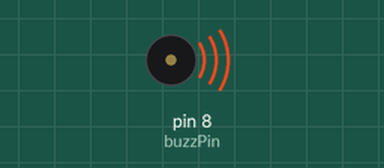
Bench run of a sketch on a simulated Arduino Uno, built with avr-gcc and run on an emulated ATmega328P. Parts: buzzer (waves = sounding).

Above: at 0.1 s.
Timing chart, 0 to 40.0 s (numbered marks = the images above):
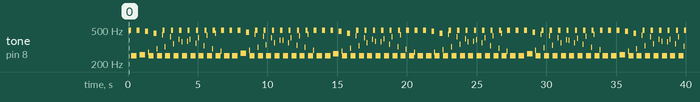

Measured:
- by itself, tone on pin 8 (buzzPin): plays 496 Hz for 0.20 s, 249 Hz for 0.40 s, 496 Hz for 0.20 s, 255 Hz for 0.40 s, 483 Hz for 0.20 s, 275 Hz for 0.04 s … (228 notes in this stretch)

The sketch:

activeBuzzerToneChanging.ino
```cpp
int buzzPin=8;
int dt1=1;
int dt2=2;
int j;

void setup() {
  // put your setup code here, to run once:
  pinMode(buzzPin,OUTPUT);

}

void loop() {
  // put your main code here, to run repeatedly:
  for (j=1;j<=100;j=j+1){
    digitalWrite(buzzPin,HIGH);
    delay(dt1);
    digitalWrite(buzzPin,LOW);
    delay(dt1);
  }

for (j=1;j<=100;j=j+1){
    digitalWrite(buzzPin,HIGH);
    delay(dt2);
    digitalWrite(buzzPin,LOW);
    delay(dt2);
}


}
```
